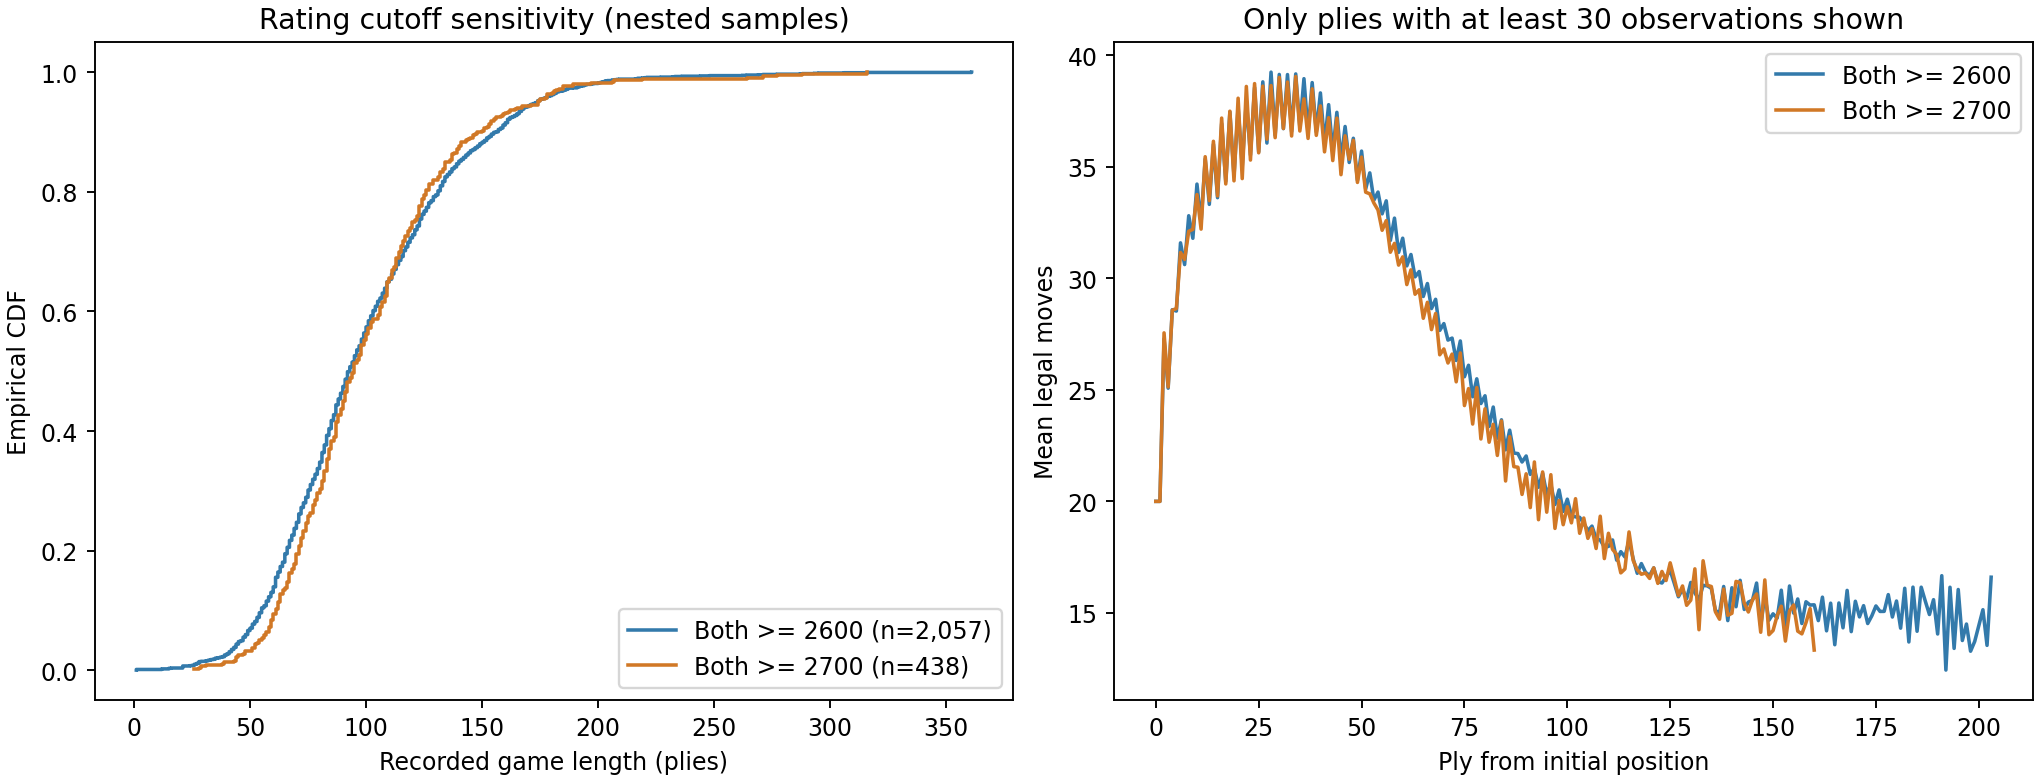

Source code (Python):
"""Export full distributions for the stronger 2700+ subset after analyze.py."""
from analyze import ROOT, grouped_stats, np, pd, plt

games = pd.read_csv(ROOT / 'games.csv')
positions = pd.read_csv(ROOT / 'positions.csv.gz')
elite = games[games.min_elo >= 2700]
ep = positions[positions.game_id.isin(elite.game_id)]
assert len(elite) and len(ep) == elite.plies.sum()
by_ply = grouped_stats(ep, 'ply', 'legal_moves')
by_ply.to_csv(ROOT / 'branching_by_ply_2700.csv', index=False)
grouped_stats(ep, 'phase', 'legal_moves').to_csv(ROOT / 'branching_by_phase_2700.csv', index=False)
for name, cols in [('branching_ply_pmf_2700', ['ply', 'legal_moves']),
                   ('branching_phase_pmf_2700', ['phase', 'legal_moves'])]:
    counts = ep.groupby(cols).size().rename('count').reset_index()
    counts['probability'] = counts['count'] / counts.groupby(cols[0])['count'].transform('sum')
    counts.to_csv(ROOT / f'{name}.csv', index=False)
lengths = elite.groupby('plies').size().rename('count').reset_index()
lengths['probability'] = lengths['count'] / len(elite)
lengths['cdf'] = lengths.probability.cumsum()
lengths.to_csv(ROOT / 'game_length_pmf_2700.csv', index=False)

fig, axes = plt.subplots(1, 2, figsize=(12, 4.6), constrained_layout=True)
for cutoff, color in [(2600, '#337aab'), (2700, '#d17826')]:
    g = games[games.min_elo >= cutoff]
    p = positions[positions.game_id.isin(g.game_id)]
    x = np.sort(g.plies)
    axes[0].step(x, np.arange(1, len(x) + 1) / len(x), where='post',
                 label=f'Both >= {cutoff} (n={len(g):,})', color=color)
    ps = grouped_stats(p, 'ply', 'legal_moves')
    ps = ps[ps.n >= 30]
    axes[1].plot(ps.ply, ps['mean'], label=f'Both >= {cutoff}', color=color)
axes[0].set(xlabel='Recorded game length (plies)', ylabel='Empirical CDF', title='Rating cutoff sensitivity (nested samples)')
axes[1].set(xlabel='Ply from initial position', ylabel='Mean legal moves', title='Only plies with at least 30 observations shown')
for ax in axes:
    ax.legend()
fig.savefig(ROOT / 'rating_sensitivity.png', dpi=170)
plt.close(fig)
print(f'Exported distributions for {len(elite)} games / {len(ep)} positions with both ratings >=2700.')
